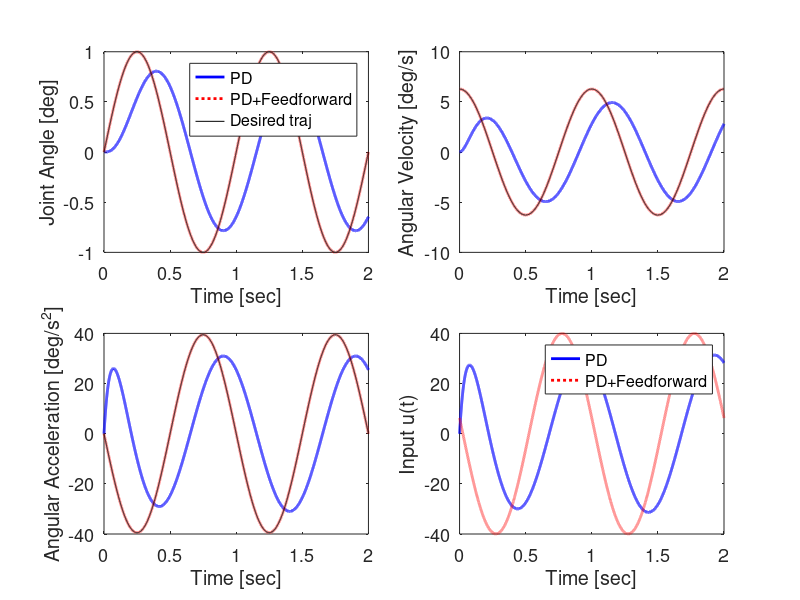

This chart was generated by the following MATLAB code:
% This code is programmed by Sung Yul Shin (syshin0228@utexas.edu) for Robotics Modeling and Control course by Dr. James Sulzer from University of Texas at Austin 
clc
clear all
close all

% Simulate feedforward controller 
% Sampling rate info
Hz = 10000;
dt = 1/Hz;

% System parameters
J = 1;          % Motor inertia = actuator inertia + gear inertia (Ja + Jg)
b = 1;          % Effective Damping constant
tau_l = 0.0;    % Load torque
r = 1;          % gear ratio
d = tau_l/r;    % disturbance input

% Parameters for PD control - 2nd order system 
w = 12;                 % Natural frequency
zeta = 1;               % Damping ratio (zeta = 1 is critical damping)
Kp = w^2*J;             % P gain
Kd = 2*zeta*w*J - b;    % D gain

% Simulation time
t0 = 0.0;   % Initial time
tf = 2.0;   % Final time
time = [t0:1:tf*Hz]*dt; % Time

% Desired trajectory
A = 1.0;
w_d = 2*pi;
th_d = A*sin(w_d*time);   % Sinusoidal desired input trajectory
dth_d = A*w_d*cos(w_d*time);   % Desired Velocity 
ddth_d = -A*w_d^2*sin(w_d*time);   % Desired Acceleration 

% With out feedforward control
ddth = 0;
dth = 0;
th = 0;
for i = 1:1:length(time)
    t = time(i);
    u = Kp*(th_d(i) - th) - Kd*dth;    % PD controller
%     u = Kp*(th_d(i) - th) + Kd*(dth_d(i) - dth);    % PD controller with desired velocity
    ddth = (1/J)*(u - d - b*dth);   % Actuator dynamics

    % Numerical integration
    dth = dth + ddth*dt;
    th = th + dth*dt;

    th_d_out(i) = th_d(i);
    ddth_out(i) = ddth;
    dth_out(i) = dth;
    th_out(i) = th;
    u_out(i) = u;
end

% With feedforward control
ddth = ddth_d(1);
dth = dth_d(1);
th = th_d(1);
for i = 1:1:length(time)
    t = time(i);
    u = J*ddth_d(i) + b*dth_d(i) + Kp*(th_d(i) - th) + Kd*(dth_d(i) - dth);    % PD controller + Feedforward
    ddth = (1/J)*(u - d - b*dth);   % Actuator dynamics

    % Numerical integration
    dth = dth + ddth*dt;
    th = th + dth*dt;

    ddth_f_out(i) = ddth;
    dth_f_out(i) = dth;
    th_f_out(i) = th;
    u_f_out(i) = u;
end

set(gcf,'position',[0 10 1200 700])
figure(1)
subplot(2,2,1)
h1 = plot(time, th_out,'b','linewidth',2);
hold on
h2 = plot(time, th_f_out,'r:','linewidth',2);
h3 = plot(time, th_d,'k');
ylabel('Joint Angle [deg]')
xlabel('Time [sec]')
legend([h1, h2, h3], 'PD', 'PD+Feedforward', 'Desired traj')
set(gca,'fontsize',13)

subplot(2,2,2)
plot(time, dth_out,'b','linewidth',2);
hold on
plot(time, dth_f_out,'r:','linewidth',2);
plot(time, dth_d,'k');
ylabel('Angular Velocity [deg/s]')
xlabel('Time [sec]')
set(gca,'fontsize',13)

subplot(2,2,3)
plot(time, ddth_out,'b','linewidth',2);
hold on
plot(time, ddth_f_out,'r:','linewidth',2);
plot(time, ddth_d,'k');
ylabel('Angular Acceleration [deg/s^2]')
xlabel('Time [sec]')
set(gca,'fontsize',13)

subplot(2,2,4)
h3 = plot(time, u_out,'b','linewidth',2);
hold on
h4 = plot(time, u_f_out,'r:','linewidth',2);
ylabel('Input u(t)')
xlabel('Time [sec]')
set(gca,'fontsize',13)
legend([h3, h4], 'PD', 'PD+Feedforward')
